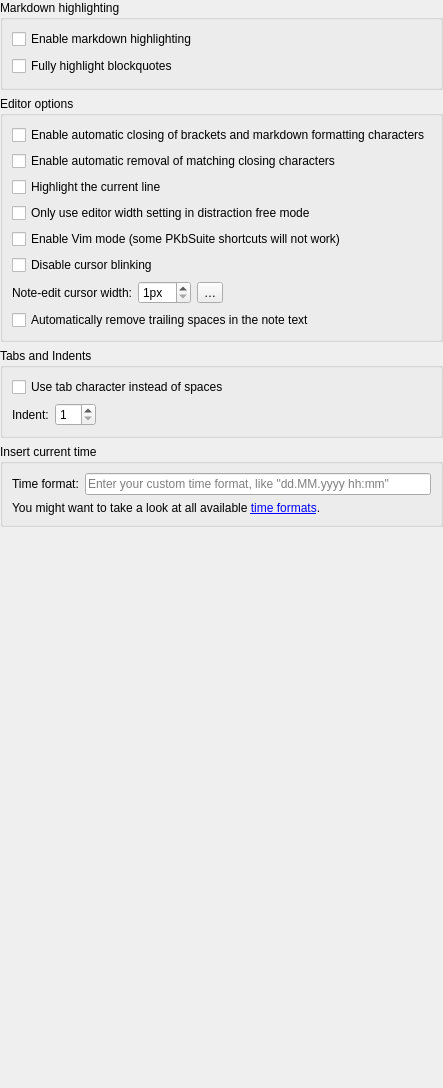
           <widget class="QWidget" name="editorPage">
            <layout class="QGridLayout" name="gridLayout_47">
             <property name="leftMargin">
              <number>0</number>
             </property>
             <property name="topMargin">
              <number>0</number>
             </property>
             <property name="rightMargin">
              <number>0</number>
             </property>
             <property name="bottomMargin">
              <number>0</number>
             </property>
             <item row="3" column="0">
              <widget class="QGroupBox" name="groupBox_21">
               <property name="toolTip">
                <string>Here you can set your own time format for inserting the current time into a note.</string>
               </property>
               <property name="title">
                <string>Insert current time</string>
               </property>
               <layout class="QGridLayout" name="gridLayout_49">
                <item row="0" column="0">
                 <widget class="QLabel" name="label_4">
                  <property name="text">
                   <string>Time format:</string>
                  </property>
                 </widget>
                </item>
                <item row="0" column="1">
                 <widget class="QLineEdit" name="timeFormatLineEdit">
                  <property name="placeholderText">
                   <string>Enter your custom time format, like &quot;dd.MM.yyyy hh:mm&quot;</string>
                  </property>
                  <property name="clearButtonEnabled">
                   <bool>true</bool>
                  </property>
                 </widget>
                </item>
                <item row="1" column="0" colspan="2">
                 <widget class="Label" name="label_14">
                  <property name="text">
                   <string>&lt;html&gt;&lt;head/&gt;&lt;body&gt;&lt;p&gt;You might want to take a look at all available &lt;a href=&quot;http://docs.pkbsuite.org/en/latest/editor/time-formats/&quot;&gt;time formats&lt;/a&gt;.&lt;/p&gt;&lt;/body&gt;&lt;/html&gt;</string>
                  </property>
                  <property name="openExternalLinks">
                   <bool>true</bool>
                  </property>
                 </widget>
                </item>
               </layout>
              </widget>
             </item>
             <item row="4" column="0">
              <spacer name="verticalSpacer_12">
               <property name="orientation">
                <enum>Qt::Vertical</enum>
               </property>
               <property name="sizeHint" stdset="0">
                <size>
                 <width>20</width>
                 <height>561</height>
                </size>
               </property>
              </spacer>
             </item>
             <item row="0" column="0">
              <widget class="QGroupBox" name="groupBox_17">
               <property name="minimumSize">
                <size>
                 <width>0</width>
                 <height>90</height>
                </size>
               </property>
               <property name="title">
                <string>Markdown highlighting</string>
               </property>
               <layout class="QGridLayout" name="gridLayout_35">
                <item row="0" column="1" colspan="2">
                 <widget class="QCheckBox" name="markdownHighlightingCheckBox">
                  <property name="text">
                   <string>Enable markdown highlighting</string>
                  </property>
                 </widget>
                </item>
                <item row="1" column="1" colspan="2">
                 <widget class="QFrame" name="markdownHighlightingFrame">
                  <property name="frameShape">
                   <enum>QFrame::NoFrame</enum>
                  </property>
                  <property name="frameShadow">
                   <enum>QFrame::Raised</enum>
                  </property>
                  <layout class="QVBoxLayout" name="verticalLayout_22">
                   <property name="leftMargin">
                    <number>0</number>
                   </property>
                   <property name="topMargin">
                    <number>0</number>
                   </property>
                   <property name="rightMargin">
                    <number>0</number>
                   </property>
                   <property name="bottomMargin">
                    <number>0</number>
                   </property>
                   <item>
                    <widget class="QCheckBox" name="fullyHighlightedBlockquotesCheckBox">
                     <property name="text">
                      <string>Fully highlight blockquotes</string>
                     </property>
                    </widget>
                   </item>
                  </layout>
                 </widget>
                </item>
               </layout>
              </widget>
             </item>
             <item row="1" column="0">
              <widget class="QGroupBox" name="groupBox_4">
               <property name="title">
                <string>Editor options</string>
               </property>
               <layout class="QGridLayout" name="gridLayout_59">
                <item row="5" column="0" colspan="4">
                 <widget class="QCheckBox" name="vimModeCheckBox">
                  <property name="text">
                   <string>Enable Vim mode (some PKbSuite shortcuts will not work)</string>
                  </property>
                 </widget>
                </item>
                <item row="0" column="0" colspan="4">
                 <widget class="QCheckBox" name="autoBracketClosingCheckBox">
                  <property name="text">
                   <string>Enable automatic closing of brackets and markdown formatting characters</string>
                  </property>
                 </widget>
                </item>
                <item row="7" column="3">
                 <spacer name="horizontalSpacer_13">
                  <property name="orientation">
                   <enum>Qt::Horizontal</enum>
                  </property>
                  <property name="sizeHint" stdset="0">
                   <size>
                    <width>40</width>
                    <height>20</height>
                   </size>
                  </property>
                 </spacer>
                </item>
                <item row="7" column="2">
                 <widget class="QToolButton" name="cursorWidthResetButton">
                  <property name="toolTip">
                   <string>Reset the cursor width</string>
                  </property>
                  <property name="text">
                   <string notr="true">…</string>
                  </property>
                  <property name="icon">
                   <iconset theme="edit-clear" resource="../breeze-pkbsuite.qrc">
                    <normaloff>:/icons/breeze-pkbsuite/16x16/edit-clear.svg</normaloff>:/icons/breeze-pkbsuite/16x16/edit-clear.svg</iconset>
                  </property>
                 </widget>
                </item>
                <item row="7" column="1">
                 <widget class="QSpinBox" name="cursorWidthSpinBox">
                  <property name="suffix">
                   <string notr="true">px</string>
                  </property>
                  <property name="minimum">
                   <number>1</number>
                  </property>
                 </widget>
                </item>
                <item row="7" column="0">
                 <widget class="QLabel" name="cursorWidthLabel">
                  <property name="text">
                   <string>Note-edit cursor width:</string>
                  </property>
                  <property name="alignment">
                   <set>Qt::AlignRight|Qt::AlignTrailing|Qt::AlignVCenter</set>
                  </property>
                 </widget>
                </item>
                <item row="1" column="0" colspan="4">
                 <widget class="QCheckBox" name="autoBracketRemovalCheckBox">
                  <property name="toolTip">
                   <string>You have to use the backspace key to remove the opening character</string>
                  </property>
                  <property name="text">
                   <string>Enable automatic removal of matching closing characters</string>
                  </property>
                 </widget>
                </item>
                <item row="4" column="0" colspan="4">
                 <widget class="QCheckBox" name="editorWidthInDFMOnlyCheckBox">
                  <property name="text">
                   <string>Only use editor width setting in distraction free mode</string>
                  </property>
                 </widget>
                </item>
                <item row="2" column="0" rowspan="2" colspan="4">
                 <widget class="QCheckBox" name="highlightCurrentLineCheckBox">
                  <property name="text">
                   <string>Highlight the current line</string>
                  </property>
                 </widget>
                </item>
                <item row="6" column="0" colspan="4">
                 <widget class="QCheckBox" name="disableCursorBlinkingCheckBox">
                  <property name="text">
                   <string>Disable cursor blinking</string>
                  </property>
                 </widget>
                </item>
                <item row="8" column="0" colspan="4">
                 <widget class="QCheckBox" name="removeTrainingSpacesCheckBox">
                  <property name="text">
                   <string>Automatically remove trailing spaces in the note text</string>
                  </property>
                 </widget>
                </item>
               </layout>
              </widget>
             </item>
             <item row="2" column="0">
              <widget class="QGroupBox" name="groupBox_36">
               <property name="title">
                <string>Tabs and Indents</string>
               </property>
               <layout class="QGridLayout" name="gridLayout_74">
                <item row="0" column="0">
                 <layout class="QGridLayout" name="gridLayout_73">
                  <item row="0" column="0" colspan="3">
                   <widget class="QCheckBox" name="useTabIndentCheckBox">
                    <property name="text">
                     <string>Use tab character instead of spaces</string>
                    </property>
                   </widget>
                  </item>
                  <item row="1" column="0">
                   <widget class="QLabel" name="label_32">
                    <property name="text">
                     <string>Indent:</string>
                    </property>
                   </widget>
                  </item>
                  <item row="1" column="1">
                   <widget class="QSpinBox" name="indentSizeSpinBox">
                    <property name="minimum">
                     <number>1</number>
                    </property>
                   </widget>
                  </item>
                  <item row="1" column="2">
                   <spacer name="horizontalSpacer_16">
                    <property name="orientation">
                     <enum>Qt::Horizontal</enum>
                    </property>
                    <property name="sizeHint" stdset="0">
                     <size>
                      <width>40</width>
                      <height>20</height>
                     </size>
                    </property>
                   </spacer>
                  </item>
                 </layout>
                </item>
               </layout>
              </widget>
             </item>
            </layout>
           </widget>
